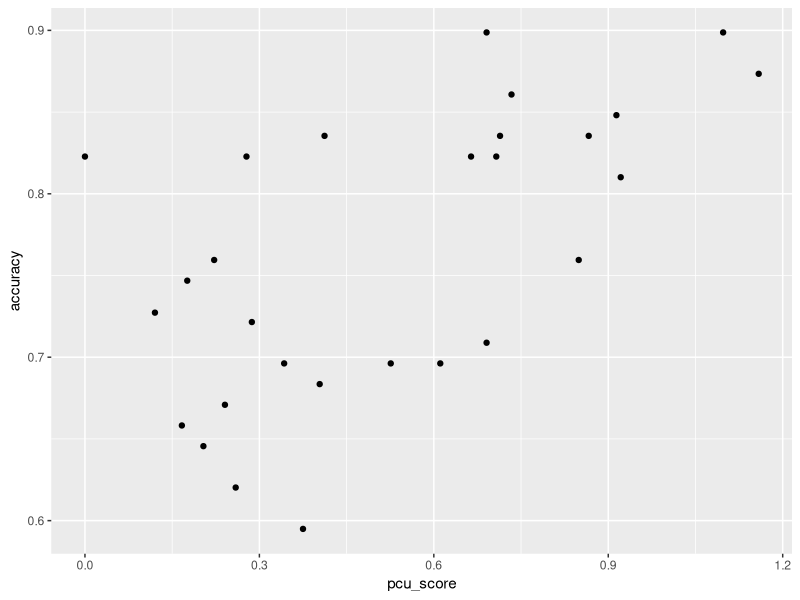
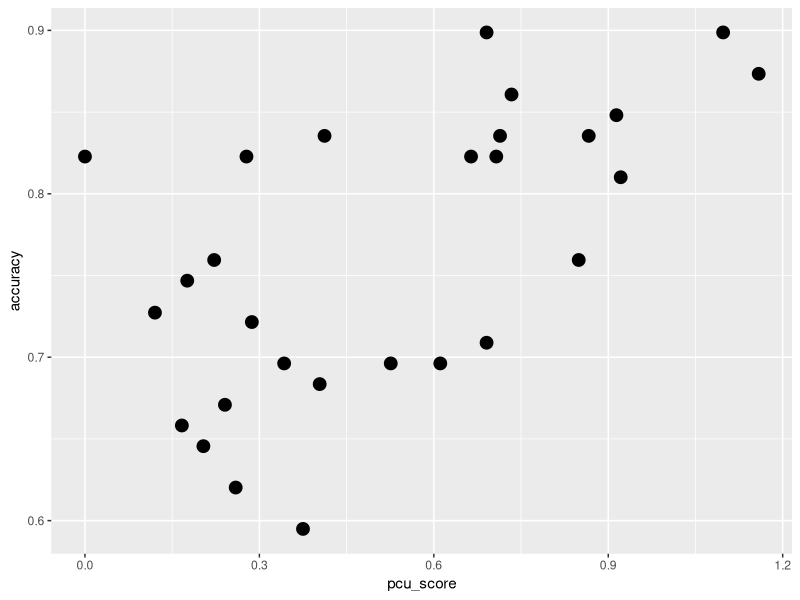
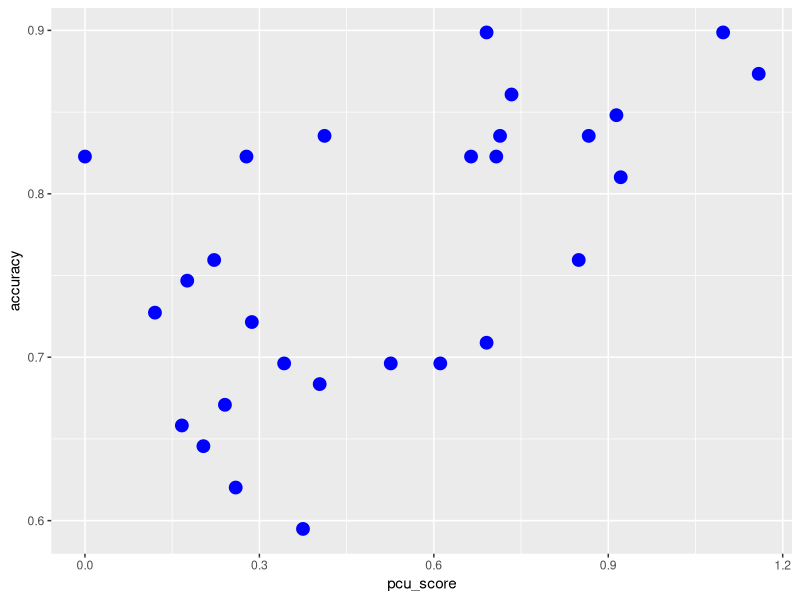
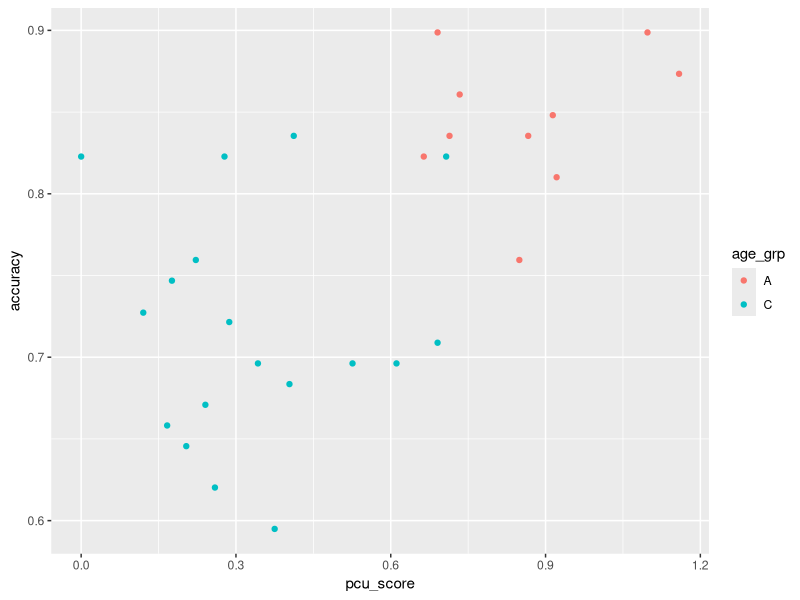
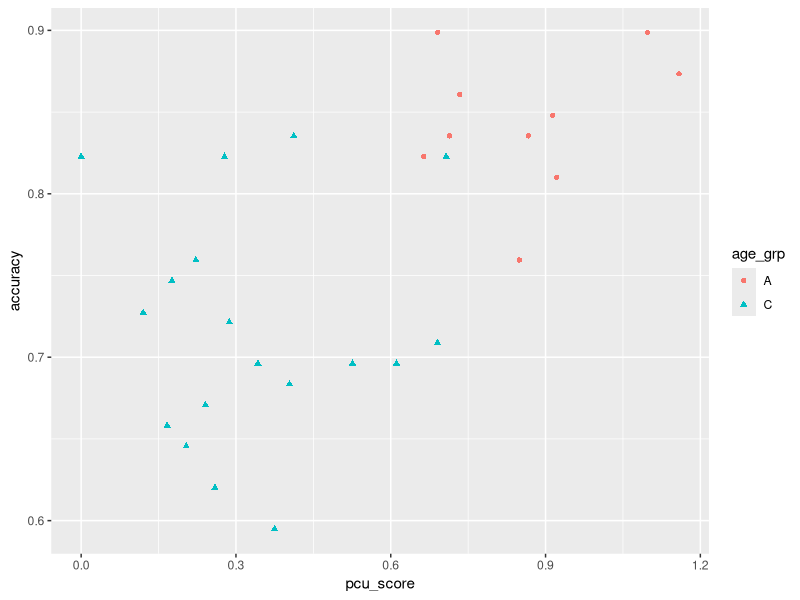
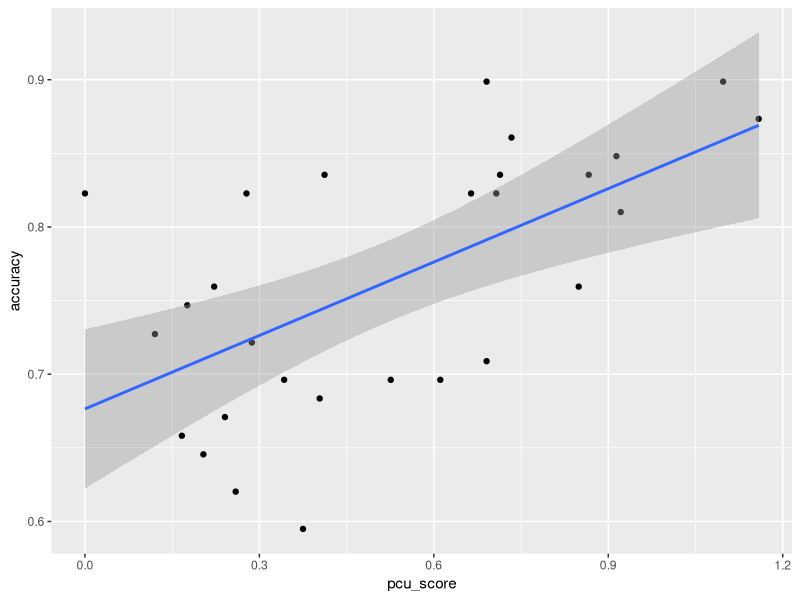
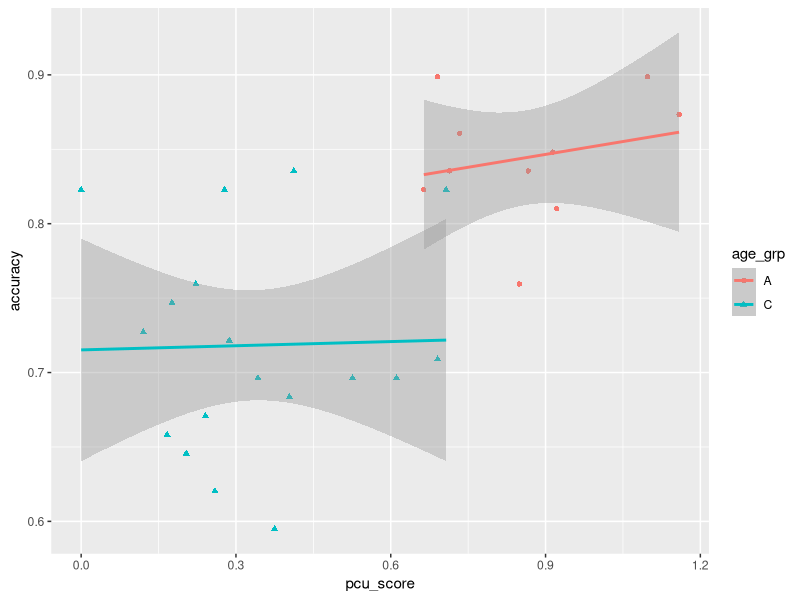
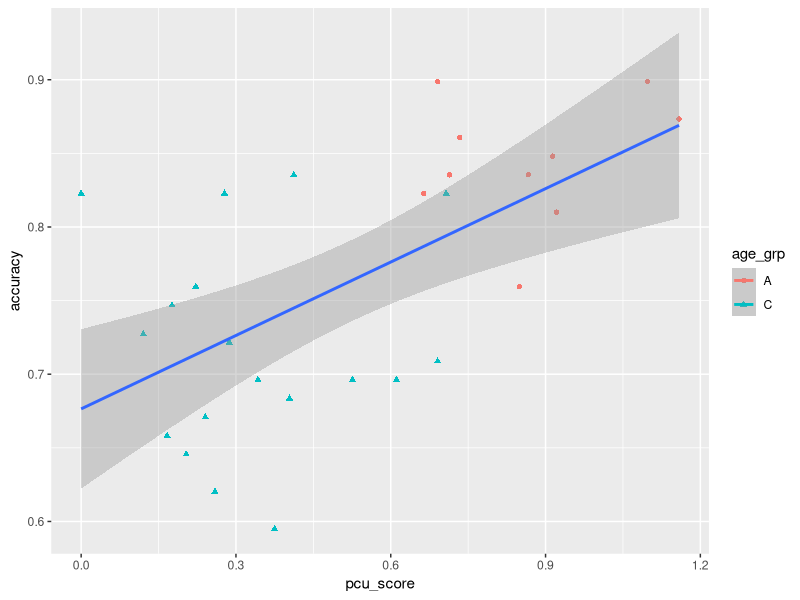

Generate these figures, in order, with R:
## ---- chunk 1
game.wmc <- read.table("kr_gamewmc.txt", header=T)

# and let's calculate accuracy again
game.wmc$accuracy <- game.wmc$Phit + game.wmc$PcorrectRejection

## ---- chunk 2
require(ggplot2)

ggplot(game.wmc, aes(x=pcu_score, y=accuracy)) + geom_point() 

ggplot(game.wmc, aes(x=pcu_score, y=accuracy)) + geom_point(size=4) 

ggplot(game.wmc, aes(x=pcu_score, y=accuracy)) + geom_point(size=4, colour="blue") 
## ---- chunk 3
ggplot(game.wmc, aes(x=pcu_score, y=accuracy, colour=age_grp)) + 
  geom_point() 

## ---- chunk 4
ggplot(game.wmc, aes(x=pcu_score, y=accuracy, colour=age_grp, shape=age_grp)) + 
  geom_point() 

## ---- chunk 5
ggplot(game.wmc, aes(x=pcu_score, y=accuracy)) + 
  geom_point() +
  geom_smooth(method="lm")
## ---- chunk 6
ggplot(game.wmc, aes(x=pcu_score, y=accuracy, colour=age_grp, shape=age_grp)) + 
  geom_point() +
  geom_smooth(method="lm")
## ---- chunk 7
ggplot(game.wmc, aes(x=pcu_score, y=accuracy, colour=age_grp, shape=age_grp, group=1)) + 
  geom_point() +
  geom_smooth(method="lm")
## ---- chunk 8
ggplot(game.wmc, aes(x=age_grp, y=accuracy, colour=age_grp)) + 
  geom_boxplot()
## ---- chunk 9
ggplot(game.wmc, aes(x=age_grp, y=accuracy, colour=age_grp)) + 
  stat_summary(fun.data="mean_cl_normal", size=2)
## ---- chunk 10
ggplot(game.wmc, aes(x=accuracy)) + 
  geom_histogram()

ggplot(game.wmc, aes(x=accuracy)) + 
  geom_density()

ggplot(game.wmc, aes(x=accuracy, colour=age_grp)) + 
  geom_density()
## ---- chunk 11

ggplot(game.wmc, aes(x=pcu_score, fill=age_grp)) + 
  geom_histogram() +
  facet_grid(age_grp ~ .)

ggplot(game.wmc, aes(x=pcu_score, fill=age_grp)) + 
  geom_histogram() +
  facet_grid(. ~ age_grp)

